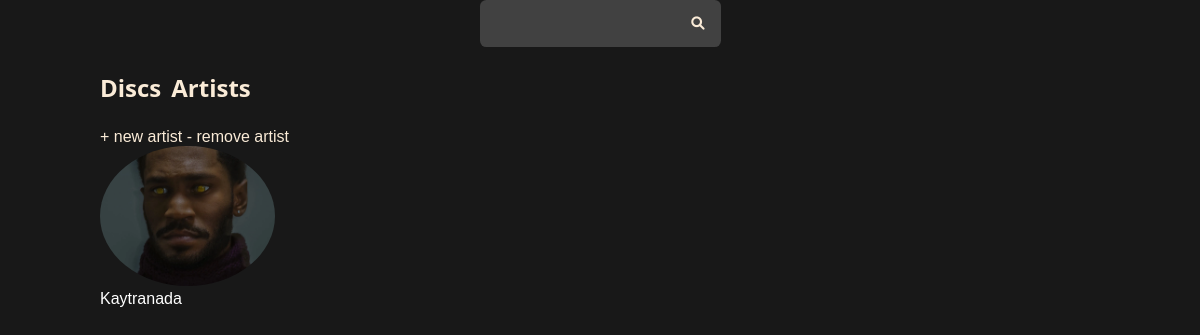
Screenshot of /artist/kaytranada/ with the database file from the repository.
### discs/models.py (models this page shows, shortened)
class Artist(models.Model):
    name = models.CharField(max_length=100)
    slug = models.SlugField(null=True)
    picture = models.ImageField(upload_to='pictures/%Y/%m/')
    owner = models.ForeignKey(User, on_delete=models.CASCADE)

### discs/views.py (the view)
# urls.py: path('artist/<slug:slug>/', views.artist_detail, name='artist-detail'),
def artist_detail(request, slug):
    artist = get_object_or_404(
        Artist, slug=slug)
    context = {'artist': artist}
    return render(request, 'discs/artist-detail.html', context)

### discs/templates/discs/artist-detail.html (shortened to what this page needs)
{% extends 'discs/base.html' %}
{% block content %}
      <a href="#">+ new artist</a>
      <a href="#">- remove artist</a>
         <p>
            <a href="{% url 'albums' artist.slug %}">
            <img src="{{ artist.picture.url }}" alt="{{ artist.name }}" style="max-width: 175px; height: auto;  border-radius: 50%;">
            </a>
         </p>
         <span>{{ artist.name }}</span>
{% endblock content %}

### discs/static/discs/css/styles.css (style rules this page uses)
* { padding: 0; margin: 0; box-sizing: border-box; }
a { text-decoration: none; color: antiquewhite; width: fit-content; }
body { width: 1000px; height: auto; margin: 0 auto; font-family: sans-serif; background: rgb(24, 24, 24); color: white; }

### rows the page displays
Artist: picture (picture), name "Kaytranada"
